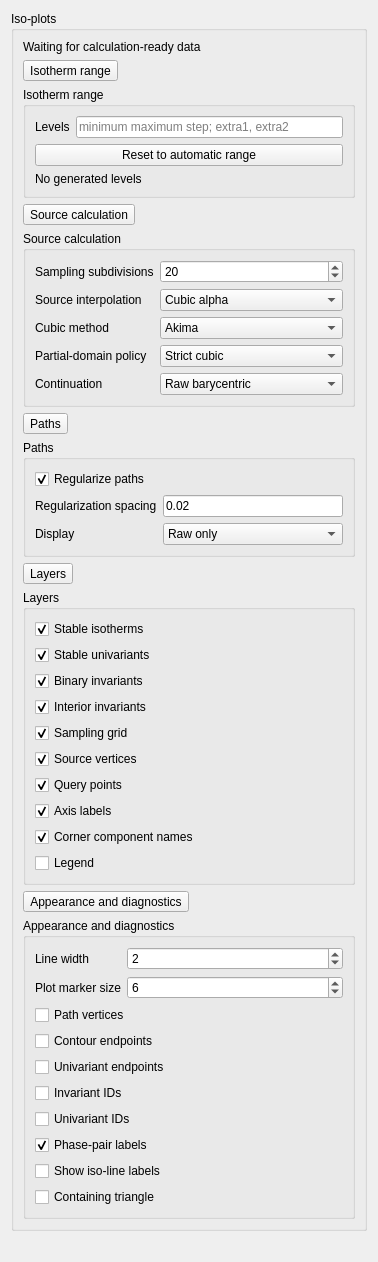
            <widget class="QWidget" name="contentIsoPlots">
             <layout class="QVBoxLayout" name="layoutIsoPlotsContent">
              <item><widget class="QGroupBox" name="groupIsoPlots"><property name="title"><string>Iso-plots</string></property><property name="accessibleName"><string>Iso-plots</string></property><property name="accessibleDescription"><string>Configure automatic topology and isotherm calculation and the calculated plot layers.</string></property><layout class="QVBoxLayout" name="layoutIsoPlots">
               <item><widget class="QLabel" name="labelViewerCalculationStatus"><property name="text"><string>Waiting for calculation-ready data</string></property><property name="wordWrap"><bool>true</bool></property><property name="accessibleName"><string>Viewer calculation status</string></property><property name="accessibleDescription"><string>Reports automatic topology and isotherm calculation status.</string></property></widget></item>
               <item><widget class="QToolButton" name="toggleViewerIsoRangeSection"><property name="text"><string>Isotherm range</string></property><property name="toolButtonStyle"><enum>Qt::ToolButtonTextBesideIcon</enum></property><property name="checkable"><bool>true</bool></property><property name="accessibleName"><string>Isotherm range section</string></property><property name="accessibleDescription"><string>Expand or collapse the Isotherm range controls.</string></property></widget></item><item><widget class="QGroupBox" name="groupViewerIsoRange"><property name="title"><string>Isotherm range</string></property><layout class="QFormLayout" name="formViewerIsoRange"><item row="0" column="0"><widget class="QLabel" name="labelViewerIsoLevels"><property name="text"><string>Levels</string></property></widget></item><item row="0" column="1"><widget class="QLineEdit" name="editViewerIsoLevelSpec"><property name="placeholderText"><string>minimum maximum step; extra1, extra2</string></property><property name="accessibleName"><string>Isotherm level specification</string></property><property name="accessibleDescription"><string>Enter minimum maximum step, an explicit comma-separated list, or both separated by a semicolon.</string></property></widget></item><item row="1" column="0" colspan="2"><widget class="QPushButton" name="buttonViewerResetAutomaticRange"><property name="text"><string>Reset to automatic range</string></property><property name="accessibleName"><string>Reset automatic isotherm range</string></property><property name="accessibleDescription"><string>Derive a concrete 100-degree range from accepted invariant temperatures and update only level-dependent contours.</string></property></widget></item><item row="2" column="0" colspan="2"><widget class="QLabel" name="labelViewerLevelPreview"><property name="text"><string>No generated levels</string></property><property name="wordWrap"><bool>true</bool></property></widget></item></layout></widget></item>
               <item><widget class="QToolButton" name="toggleViewerSourceCalculationSection"><property name="text"><string>Source calculation</string></property><property name="toolButtonStyle"><enum>Qt::ToolButtonTextBesideIcon</enum></property><property name="checkable"><bool>true</bool></property><property name="accessibleName"><string>Source calculation section</string></property><property name="accessibleDescription"><string>Expand or collapse the Source calculation controls.</string></property></widget></item><item><widget class="QGroupBox" name="groupViewerSourceCalculation"><property name="title"><string>Source calculation</string></property><layout class="QFormLayout" name="formViewerSourceCalculation"><item row="0" column="0"><widget class="QLabel" name="labelViewerSampling"><property name="text"><string>Sampling subdivisions</string></property></widget></item><item row="0" column="1"><widget class="QSpinBox" name="spinViewerSamplingSubdivisions"><property name="minimum"><number>1</number></property><property name="maximum"><number>200</number></property><property name="value"><number>20</number></property><property name="accessibleName"><string>Sampling subdivisions</string></property><property name="accessibleDescription"><string>Set sampling subdivisions for projection calculation.</string></property></widget></item><item row="1" column="0"><widget class="QLabel" name="labelViewerSourceInterpolation"><property name="text"><string>Source interpolation</string></property></widget></item><item row="1" column="1"><widget class="QComboBox" name="comboViewerSourceInterpolation"><property name="currentIndex"><number>1</number></property><property name="accessibleName"><string>Source interpolation</string></property><property name="accessibleDescription"><string>Choose linear or cubic alpha source interpolation.</string></property><item><property name="text"><string>Linear</string></property></item><item><property name="text"><string>Cubic alpha</string></property></item></widget></item><item row="2" column="0"><widget class="QLabel" name="labelViewerCubicMethod"><property name="text"><string>Cubic method</string></property></widget></item><item row="2" column="1"><widget class="QComboBox" name="comboViewerCubicMethod"><property name="accessibleName"><string>Cubic slope method</string></property><property name="accessibleDescription"><string>Choose the cubic alpha directional slope method.</string></property><item><property name="text"><string>Akima</string></property></item><item><property name="text"><string>Makima</string></property></item><item><property name="text"><string>PCHIP</string></property></item><item><property name="text"><string>Steffen</string></property></item></widget></item><item row="3" column="0"><widget class="QLabel" name="labelViewerPartialDomain"><property name="text"><string>Partial-domain policy</string></property></widget></item><item row="3" column="1"><widget class="QComboBox" name="comboViewerPartialDomain"><property name="accessibleName"><string>Partial-domain policy</string></property><property name="accessibleDescription"><string>Choose local fallback for classified source-domain boundaries.</string></property><item><property name="text"><string>Strict cubic</string></property></item><item><property name="text"><string>One-sided cubic</string></property></item><item><property name="text"><string>One-sided cubic, then linear</string></property></item><item><property name="text"><string>Linear near boundaries</string></property></item></widget></item><item row="4" column="0"><widget class="QLabel" name="labelViewerContinuation"><property name="text"><string>Continuation</string></property></widget></item><item row="4" column="1"><widget class="QComboBox" name="comboViewerContinuation"><property name="accessibleName"><string>Continuation policy</string></property><property name="accessibleDescription"><string>Choose raw barycentric, Muggianu, or Kohler continuation.</string></property><item><property name="text"><string>Raw barycentric</string></property></item><item><property name="text"><string>Muggianu</string></property></item><item><property name="text"><string>Kohler</string></property></item></widget></item></layout></widget></item>
               <item><widget class="QToolButton" name="toggleViewerPathsSection"><property name="text"><string>Paths</string></property><property name="toolButtonStyle"><enum>Qt::ToolButtonTextBesideIcon</enum></property><property name="checkable"><bool>true</bool></property><property name="accessibleName"><string>Paths section</string></property><property name="accessibleDescription"><string>Expand or collapse the Paths controls.</string></property></widget></item><item><widget class="QGroupBox" name="groupViewerPaths"><property name="title"><string>Paths</string></property><layout class="QFormLayout" name="formViewerPaths"><item row="0" column="0" colspan="2"><widget class="QCheckBox" name="checkViewerRegularizePaths"><property name="text"><string>Regularize paths</string></property><property name="checked"><bool>true</bool></property><property name="accessibleName"><string>Regularize paths</string></property><property name="accessibleDescription"><string>Enable regularization of calculated paths.</string></property></widget></item><item row="1" column="0"><widget class="QLabel" name="labelViewerRegularizationSpacing"><property name="text"><string>Regularization spacing</string></property></widget></item><item row="1" column="1"><widget class="QLineEdit" name="editViewerRegularizationSpacing"><property name="text"><string>0.02</string></property><property name="accessibleName"><string>Regularization spacing</string></property><property name="accessibleDescription"><string>Commit a positive finite path regularization spacing with Enter.</string></property></widget></item><item row="2" column="0"><widget class="QLabel" name="labelViewerPathDisplay"><property name="text"><string>Display</string></property></widget></item><item row="2" column="1"><widget class="QComboBox" name="comboViewerPathDisplay"><property name="accessibleName"><string>Path display mode</string></property><property name="accessibleDescription"><string>Choose raw, regularized, or overlay path rendering.</string></property><item><property name="text"><string>Raw only</string></property></item><item><property name="text"><string>Regularized only</string></property></item><item><property name="text"><string>Overlay</string></property></item></widget></item></layout></widget></item>
               <item><widget class="QToolButton" name="toggleViewerLayersSection"><property name="text"><string>Layers</string></property><property name="toolButtonStyle"><enum>Qt::ToolButtonTextBesideIcon</enum></property><property name="checkable"><bool>true</bool></property><property name="accessibleName"><string>Layers section</string></property><property name="accessibleDescription"><string>Expand or collapse the Layers controls.</string></property></widget></item><item><widget class="QGroupBox" name="groupViewerLayers"><property name="title"><string>Layers</string></property><layout class="QGridLayout" name="gridViewerLayers"><item row="0" column="0"><widget class="QCheckBox" name="checkViewerStableIsotherms"><property name="text"><string>Stable isotherms</string></property><property name="checked"><bool>true</bool></property><property name="accessibleName"><string>Show stable isotherms</string></property><property name="accessibleDescription"><string>Toggle calculated stable isotherm paths.</string></property></widget></item><item row="1" column="0"><widget class="QCheckBox" name="checkViewerStableUnivariants"><property name="text"><string>Stable univariants</string></property><property name="checked"><bool>true</bool></property><property name="accessibleName"><string>Show stable univariants</string></property><property name="accessibleDescription"><string>Toggle calculated stable univariant paths.</string></property></widget></item><item row="2" column="0"><widget class="QCheckBox" name="checkViewerBinaryInvariants"><property name="text"><string>Binary invariants</string></property><property name="checked"><bool>true</bool></property><property name="accessibleName"><string>Show binary invariants</string></property><property name="accessibleDescription"><string>Toggle binary invariant markers.</string></property></widget></item><item row="3" column="0"><widget class="QCheckBox" name="checkViewerInteriorInvariants"><property name="text"><string>Interior invariants</string></property><property name="checked"><bool>true</bool></property><property name="accessibleName"><string>Show interior invariants</string></property><property name="accessibleDescription"><string>Toggle interior invariant markers.</string></property></widget></item><item row="4" column="0"><widget class="QCheckBox" name="checkViewerSamplingGrid"><property name="text"><string>Sampling grid</string></property><property name="checked"><bool>true</bool></property><property name="accessibleName"><string>Show sampling grid</string></property><property name="accessibleDescription"><string>Toggle sampling-grid geometry.</string></property></widget></item><item row="5" column="0"><widget class="QCheckBox" name="checkViewerSourceVertices"><property name="text"><string>Source vertices</string></property><property name="checked"><bool>true</bool></property><property name="accessibleName"><string>Show source vertices</string></property><property name="accessibleDescription"><string>Toggle source vertex markers.</string></property></widget></item><item row="6" column="0"><widget class="QCheckBox" name="checkViewerQueryPoints"><property name="text"><string>Query points</string></property><property name="checked"><bool>true</bool></property><property name="accessibleName"><string>Show query points</string></property><property name="accessibleDescription"><string>Toggle interpolation query markers.</string></property></widget></item><item row="7" column="0"><widget class="QCheckBox" name="checkViewerAxisLabels"><property name="text"><string>Axis labels</string></property><property name="checked"><bool>true</bool></property><property name="accessibleName"><string>Show axis labels</string></property><property name="accessibleDescription"><string>Toggle axis labels.</string></property></widget></item><item row="8" column="0"><widget class="QCheckBox" name="checkViewerCornerNames"><property name="text"><string>Corner component names</string></property><property name="checked"><bool>true</bool></property><property name="accessibleName"><string>Show corner component names</string></property><property name="accessibleDescription"><string>Toggle semantic component names at triangle corners.</string></property></widget></item><item row="9" column="0"><widget class="QCheckBox" name="checkViewerLegend"><property name="text"><string>Legend</string></property><property name="accessibleName"><string>Show legend</string></property><property name="accessibleDescription"><string>Toggle the Viewer marker legend.</string></property></widget></item></layout></widget></item>
               <item><widget class="QToolButton" name="toggleViewerDiagnosticsSection"><property name="text"><string>Appearance and diagnostics</string></property><property name="toolButtonStyle"><enum>Qt::ToolButtonTextBesideIcon</enum></property><property name="checkable"><bool>true</bool></property><property name="accessibleName"><string>Appearance and diagnostics section</string></property><property name="accessibleDescription"><string>Expand or collapse the Appearance and diagnostics controls.</string></property></widget></item><item><widget class="QGroupBox" name="groupViewerDiagnostics"><property name="title"><string>Appearance and diagnostics</string></property><layout class="QFormLayout" name="formViewerDiagnostics"><item row="0" column="0"><widget class="QLabel" name="labelViewerLineWidth"><property name="text"><string>Line width</string></property></widget></item><item row="0" column="1"><widget class="QSpinBox" name="spinViewerLineWidth"><property name="minimum"><number>1</number></property><property name="maximum"><number>8</number></property><property name="value"><number>2</number></property><property name="accessibleName"><string>Plot line width</string></property><property name="accessibleDescription"><string>Set visible calculated path line width.</string></property></widget></item><item row="1" column="0"><widget class="QLabel" name="labelViewerPlotMarkerSize"><property name="text"><string>Plot marker size</string></property></widget></item><item row="1" column="1"><widget class="QSpinBox" name="spinViewerPlotMarkerSize"><property name="minimum"><number>2</number></property><property name="maximum"><number>20</number></property><property name="value"><number>6</number></property><property name="accessibleName"><string>Plot marker size</string></property><property name="accessibleDescription"><string>Set calculated invariant marker size.</string></property></widget></item><item row="2" column="0" colspan="2"><widget class="QCheckBox" name="checkViewerPathVertices"><property name="text"><string>Path vertices</string></property><property name="accessibleName"><string>Show path vertices</string></property><property name="accessibleDescription"><string>Toggle diagnostic path vertices.</string></property></widget></item><item row="3" column="0" colspan="2"><widget class="QCheckBox" name="checkViewerContourEndpoints"><property name="text"><string>Contour endpoints</string></property><property name="accessibleName"><string>Show contour endpoints</string></property><property name="accessibleDescription"><string>Toggle diagnostic contour endpoints.</string></property></widget></item><item row="4" column="0" colspan="2"><widget class="QCheckBox" name="checkViewerUnivariantEndpoints"><property name="text"><string>Univariant endpoints</string></property><property name="accessibleName"><string>Show univariant endpoints</string></property><property name="accessibleDescription"><string>Toggle diagnostic univariant endpoints.</string></property></widget></item><item row="5" column="0" colspan="2"><widget class="QCheckBox" name="checkViewerInvariantIds"><property name="text"><string>Invariant IDs</string></property><property name="accessibleName"><string>Show invariant identifiers</string></property><property name="accessibleDescription"><string>Toggle invariant identifier diagnostics.</string></property></widget></item><item row="6" column="0" colspan="2"><widget class="QCheckBox" name="checkViewerUnivariantIds"><property name="text"><string>Univariant IDs</string></property><property name="accessibleName"><string>Show univariant identifiers</string></property><property name="accessibleDescription"><string>Toggle univariant identifier diagnostics.</string></property></widget></item><item row="7" column="0" colspan="2"><widget class="QCheckBox" name="checkViewerPhasePairLabels"><property name="text"><string>Phase-pair labels</string></property><property name="checked"><bool>true</bool></property><property name="accessibleName"><string>Show phase-pair labels</string></property><property name="accessibleDescription"><string>Toggle phase-pair label diagnostics.</string></property></widget></item><item row="8" column="0" colspan="2"><widget class="QCheckBox" name="checkViewerIsoLineLabels"><property name="text"><string>Show iso-line labels</string></property><property name="accessibleName"><string>Show iso-line value labels</string></property><property name="accessibleDescription"><string>Show formatted values on visible iso-lines.</string></property></widget></item><item row="9" column="0" colspan="2"><widget class="QCheckBox" name="checkViewerContainingTriangle"><property name="text"><string>Containing triangle</string></property><property name="accessibleName"><string>Show containing triangle</string></property><property name="accessibleDescription"><string>Toggle interpolation containing-triangle diagnostics.</string></property></widget></item></layout></widget></item>
              </layout></widget></item><item><spacer name="isoPlotsSpacer"><property name="orientation"><enum>Qt::Vertical</enum></property><property name="sizeHint" stdset="0"><size><width>20</width><height>20</height></size></property></spacer></item>
             </layout>
            </widget>
